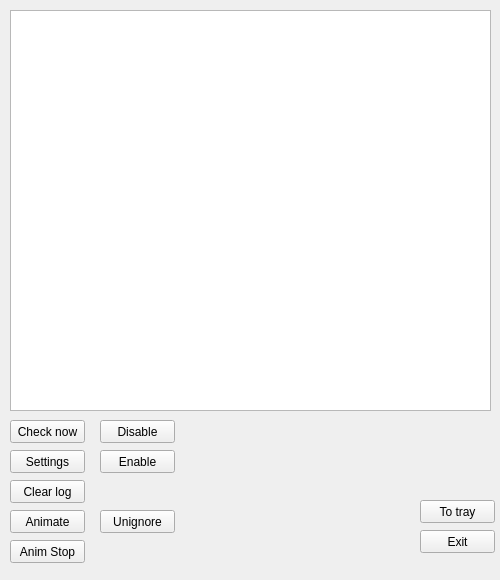
<?xml version="1.0" encoding="UTF-8"?>
<ui version="4.0">
 <class>MainWindow</class>
 <widget class="QMainWindow" name="MainWindow">
  <property name="windowModality">
   <enum>Qt::ApplicationModal</enum>
  </property>
  <property name="geometry">
   <rect>
    <x>0</x>
    <y>0</y>
    <width>500</width>
    <height>580</height>
   </rect>
  </property>
  <property name="sizePolicy">
   <sizepolicy hsizetype="Fixed" vsizetype="Fixed">
    <horstretch>0</horstretch>
    <verstretch>0</verstretch>
   </sizepolicy>
  </property>
  <property name="minimumSize">
   <size>
    <width>500</width>
    <height>580</height>
   </size>
  </property>
  <property name="maximumSize">
   <size>
    <width>500</width>
    <height>580</height>
   </size>
  </property>
  <property name="windowTitle">
   <string>Debug Window</string>
  </property>
  <property name="windowIcon">
   <iconset>
    <normaloff>release/tray1.png</normaloff>release/tray1.png</iconset>
  </property>
  <widget class="QWidget" name="centralWidget">
   <property name="sizePolicy">
    <sizepolicy hsizetype="Fixed" vsizetype="Fixed">
     <horstretch>0</horstretch>
     <verstretch>0</verstretch>
    </sizepolicy>
   </property>
   <property name="minimumSize">
    <size>
     <width>500</width>
     <height>580</height>
    </size>
   </property>
   <property name="maximumSize">
    <size>
     <width>500</width>
     <height>580</height>
    </size>
   </property>
   <widget class="QPlainTextEdit" name="plainTextEdit">
    <property name="geometry">
     <rect>
      <x>10</x>
      <y>10</y>
      <width>481</width>
      <height>401</height>
     </rect>
    </property>
    <property name="acceptDrops">
     <bool>false</bool>
    </property>
    <property name="locale">
     <locale language="English" country="UnitedStates"/>
    </property>
    <property name="undoRedoEnabled">
     <bool>false</bool>
    </property>
    <property name="readOnly">
     <bool>true</bool>
    </property>
    <property name="plainText">
     <string notr="true"/>
    </property>
    <property name="textInteractionFlags">
     <set>Qt::LinksAccessibleByMouse|Qt::TextSelectableByMouse</set>
    </property>
   </widget>
   <widget class="QPushButton" name="button_Clear">
    <property name="geometry">
     <rect>
      <x>10</x>
      <y>480</y>
      <width>75</width>
      <height>23</height>
     </rect>
    </property>
    <property name="text">
     <string>Clear log</string>
    </property>
   </widget>
   <widget class="QPushButton" name="button_Exit">
    <property name="geometry">
     <rect>
      <x>420</x>
      <y>530</y>
      <width>75</width>
      <height>23</height>
     </rect>
    </property>
    <property name="text">
     <string>Exit</string>
    </property>
   </widget>
   <widget class="QPushButton" name="button_Check">
    <property name="geometry">
     <rect>
      <x>10</x>
      <y>420</y>
      <width>75</width>
      <height>23</height>
     </rect>
    </property>
    <property name="text">
     <string>Check now</string>
    </property>
   </widget>
   <widget class="QPushButton" name="button_Settings">
    <property name="geometry">
     <rect>
      <x>10</x>
      <y>450</y>
      <width>75</width>
      <height>23</height>
     </rect>
    </property>
    <property name="text">
     <string>Settings</string>
    </property>
   </widget>
   <widget class="QPushButton" name="button_Hide">
    <property name="geometry">
     <rect>
      <x>420</x>
      <y>500</y>
      <width>75</width>
      <height>23</height>
     </rect>
    </property>
    <property name="text">
     <string>To tray</string>
    </property>
   </widget>
   <widget class="QPushButton" name="button_Animate">
    <property name="geometry">
     <rect>
      <x>10</x>
      <y>510</y>
      <width>75</width>
      <height>23</height>
     </rect>
    </property>
    <property name="text">
     <string>Animate</string>
    </property>
   </widget>
   <widget class="QPushButton" name="button_AnimStop">
    <property name="geometry">
     <rect>
      <x>10</x>
      <y>540</y>
      <width>75</width>
      <height>23</height>
     </rect>
    </property>
    <property name="text">
     <string>Anim Stop</string>
    </property>
   </widget>
   <widget class="QPushButton" name="button_Unignore">
    <property name="geometry">
     <rect>
      <x>100</x>
      <y>510</y>
      <width>75</width>
      <height>23</height>
     </rect>
    </property>
    <property name="text">
     <string>Unignore</string>
    </property>
   </widget>
   <widget class="QPushButton" name="button_Disable">
    <property name="geometry">
     <rect>
      <x>100</x>
      <y>420</y>
      <width>75</width>
      <height>23</height>
     </rect>
    </property>
    <property name="text">
     <string>Disable</string>
    </property>
   </widget>
   <widget class="QPushButton" name="button_Enable">
    <property name="geometry">
     <rect>
      <x>100</x>
      <y>450</y>
      <width>75</width>
      <height>23</height>
     </rect>
    </property>
    <property name="text">
     <string>Enable</string>
    </property>
   </widget>
  </widget>
 </widget>
 <layoutdefault spacing="6" margin="11"/>
 <tabstops>
  <tabstop>plainTextEdit</tabstop>
  <tabstop>button_Check</tabstop>
  <tabstop>button_Settings</tabstop>
  <tabstop>button_Clear</tabstop>
  <tabstop>button_Animate</tabstop>
  <tabstop>button_AnimStop</tabstop>
  <tabstop>button_Disable</tabstop>
  <tabstop>button_Enable</tabstop>
  <tabstop>button_Unignore</tabstop>
  <tabstop>button_Hide</tabstop>
  <tabstop>button_Exit</tabstop>
 </tabstops>
 <resources/>
 <connections/>
</ui>
